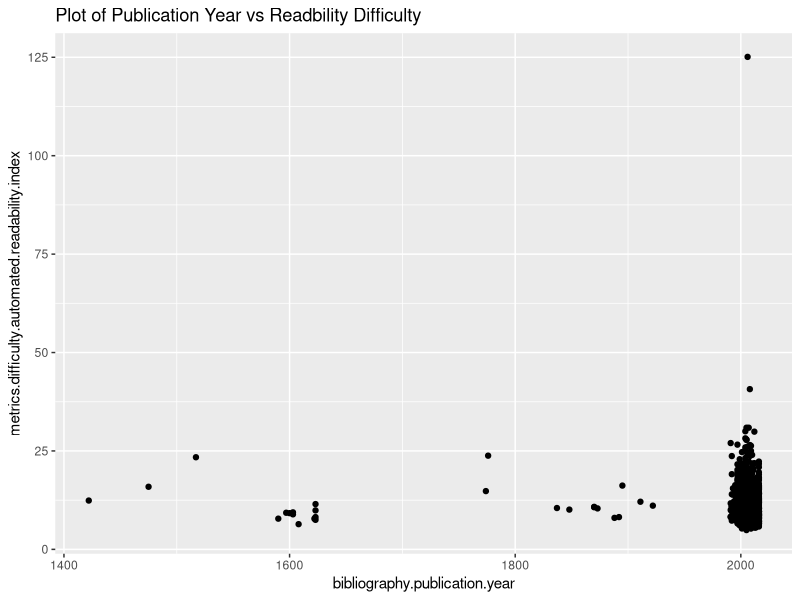

The R source for this figure:
## ---- chunk 1
library (here)
library (ggplot2)
library (dplyr)
## ---- chunk 2
books_data<- read.csv ("classics.csv")
## ---- chunk 3
dim(books_data)
## ---- chunk 4
colnames(books_data)
## ---- chunk 5
books_data %>%
  ggplot() +aes (bibliography.publication.year, metrics.difficulty.automated.readability.index) +geom_point() +ggtitle("Plot of Publication Year vs Readbility Difficulty")
  
